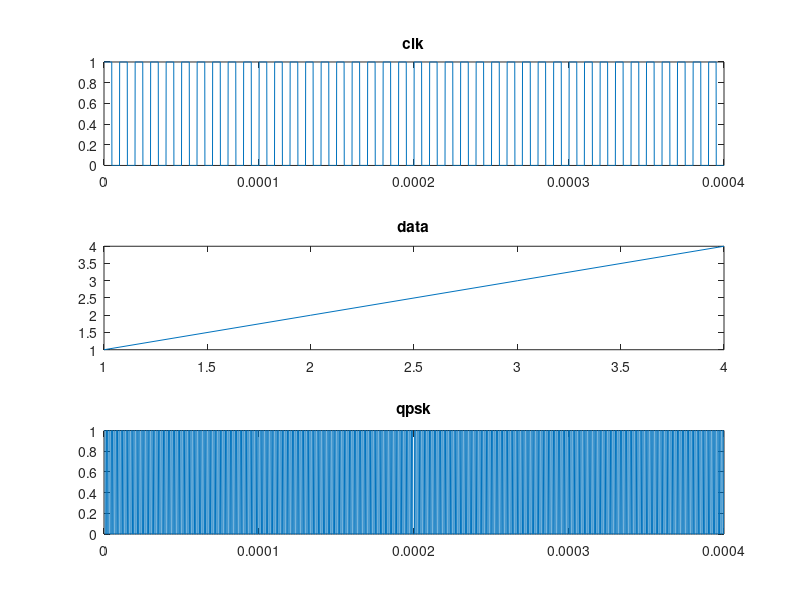
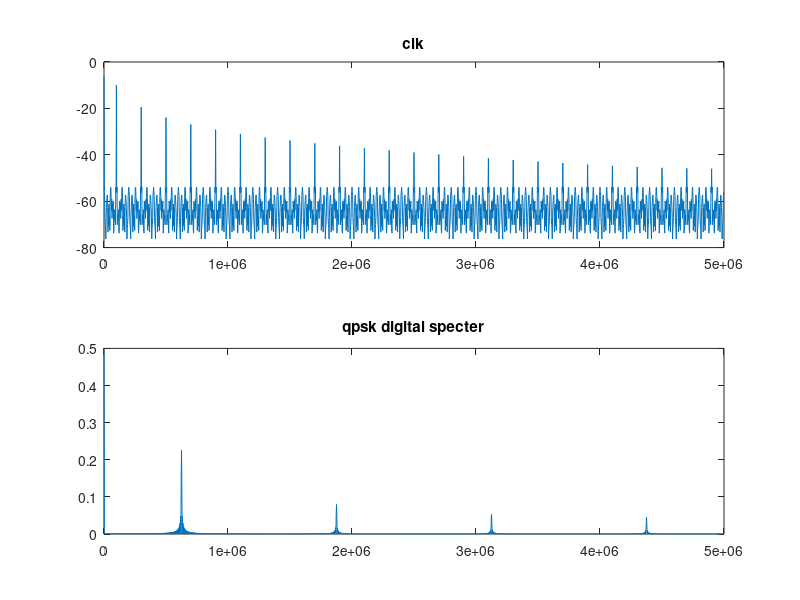

Reproduce these figures in MATLAB, in order. (Note: this script raises an error after producing the figures.)
clc; ; close all;

%% SIMULATION PARAMETERS
DATA_BITS = 1;
SYMBOLS = 2^DATA_BITS;
SYMBOL_RATE = 10;
UPSAMPLING = 100;
DATA_CYCLES = 4;

clk_freq = 100e3;
clk_period = 1/clk_freq;

% for matlab use only, sampling frequency of all simulation
samp_freq = clk_freq * UPSAMPLING;
samp_period = 1/samp_freq;

symbol_period = clk_period * SYMBOL_RATE;
symbol_freq = 1/symbol_period;

N = round(DATA_CYCLES * (symbol_period/samp_period));


%% SIGNALS
% time vector
t = (0:N-1)*samp_period;

% CLK system from PLL1
clk = (square(clk_freq*2*pi*t) + 1)/2;

% data from GNURadio
data = [1, 2, 3, 4];
data_index = 1;

% QPSK from data
qpsk_digital = double(zeros(1,N));

%%%% GENERATES QPSK -> 4 PSK
for i = 1: SYMBOL_RATE*UPSAMPLING :N
    switch data(data_index)
        % phase 0 grades
        case 1
            for j = 0:SYMBOL_RATE*UPSAMPLING-1
                switch mod(j,16)
                    case 0
                        qpsk_digital(i+j) = 1;
                    case 1
                        qpsk_digital(i+j) = 1;
                    case 2
                        qpsk_digital(i+j) = 1;
                    case 3
                        qpsk_digital(i+j) = 1;
                    case 4
                        qpsk_digital(i+j) = 1;
                    case 5
                        qpsk_digital(i+j) = 1;
                    case 6
                        qpsk_digital(i+j) = 1;
                    case 7
                        qpsk_digital(i+j) = 1;
                    case 8
                        qpsk_digital(i+j) = 0;
                    case 9
                        qpsk_digital(i+j) = 0;
                    case 10
                        qpsk_digital(i+j) = 0;
                    case 11
                        qpsk_digital(i+j) = 0;
                    case 12
                        qpsk_digital(i+j) = 0;
                    case 13
                        qpsk_digital(i+j) = 0;
                    case 14
                        qpsk_digital(i+j) = 0;
                    case 15
                        qpsk_digital(i+j) = 0;
                end
            end
        % phase 180 grades
        case 2
            for j = 0:SYMBOL_RATE*UPSAMPLING-1
                switch mod(j,16)
                    case 0
                        qpsk_digital(i+j) = 0;
                    case 1
                        qpsk_digital(i+j) = 0;
                    case 2
                        qpsk_digital(i+j) = 0;
                    case 3
                        qpsk_digital(i+j) = 0;
                    case 4
                        qpsk_digital(i+j) = 0;
                    case 5
                        qpsk_digital(i+j) = 0;
                    case 6
                        qpsk_digital(i+j) = 0;
                    case 7
                        qpsk_digital(i+j) = 0;
                    case 8
                        qpsk_digital(i+j) = 1;
                    case 9
                        qpsk_digital(i+j) = 1;
                    case 10
                        qpsk_digital(i+j) = 1;
                    case 11
                        qpsk_digital(i+j) = 1;
                    case 12
                        qpsk_digital(i+j) = 1;
                    case 13
                        qpsk_digital(i+j) = 1;
                    case 14
                        qpsk_digital(i+j) = 1;
                    case 15
                        qpsk_digital(i+j) = 1;
                end
            end
        % phase 90 grades
        case 3
            for j = 0:SYMBOL_RATE*UPSAMPLING-1
                switch mod(j,16)
                    case 0
                        qpsk_digital(i+j) = 0;
                    case 1
                        qpsk_digital(i+j) = 0;
                    case 2
                        qpsk_digital(i+j) = 0;
                    case 3
                        qpsk_digital(i+j) = 0;
                    case 4
                        qpsk_digital(i+j) = 1;
                    case 5
                        qpsk_digital(i+j) = 1;
                    case 6
                        qpsk_digital(i+j) = 1;
                    case 7
                        qpsk_digital(i+j) = 1;
                    case 8
                        qpsk_digital(i+j) = 1;
                    case 9
                        qpsk_digital(i+j) = 1;
                    case 10
                        qpsk_digital(i+j) = 1;
                    case 11
                        qpsk_digital(i+j) = 1;
                    case 12
                        qpsk_digital(i+j) = 0;
                    case 13
                        qpsk_digital(i+j) = 0;
                    case 14
                        qpsk_digital(i+j) = 0;
                    case 15
                        qpsk_digital(i+j) = 0;
                end
            end
        % phase -90 grades
        case 4
            for j = 0:SYMBOL_RATE*UPSAMPLING-1
                switch mod(j,16)
                    case 0
                        qpsk_digital(i+j) = 1;
                    case 1
                        qpsk_digital(i+j) = 1;
                    case 2
                        qpsk_digital(i+j) = 1;
                    case 3
                        qpsk_digital(i+j) = 1;
                    case 4
                        qpsk_digital(i+j) = 0;
                    case 5
                        qpsk_digital(i+j) = 0;
                    case 6
                        qpsk_digital(i+j) = 0;
                    case 7
                        qpsk_digital(i+j) = 0;
                    case 8
                        qpsk_digital(i+j) = 0;
                    case 9
                        qpsk_digital(i+j) = 0;
                    case 10
                        qpsk_digital(i+j) = 0;
                    case 11
                        qpsk_digital(i+j) = 0;
                    case 12
                        qpsk_digital(i+j) = 1;
                    case 13
                        qpsk_digital(i+j) = 1;
                    case 14
                        qpsk_digital(i+j) = 1;
                    case 15
                        qpsk_digital(i+j) = 1;
                end
            end
    end
    data_index = data_index + 1;
end


%% PLOT
figure(1);
subplot(311);   plot(t, clk);           title('clk');
subplot(312);   plot(data);             title('data');
subplot(313);   plot(t, qpsk_digital);  title('qpsk');


%% FREQUENCY
res_freq = samp_freq/N;
f = (0:N-1)*res_freq;

clk_spec = abs(fft(clk))/N;
qpsk_digital_spec = abs(fft(double(qpsk_digital)))/N;


%% PLOT
figure(2);
subplot(211);   plot(f(1:N/2), mag2db(clk_spec(1:N/2)));            title('clk');
subplot(212);   plot(f(1:N/2), (qpsk_digital_spec(1:N/2)));         title('qpsk digital specter');


%% FILTER
qpsk = filter(BPF_NUM, 1, qpsk_digital); 


%% FREQUENCY
qpsk_filtered_spec = abs(fft(qpsk))/N;


%% PLOT
figure(3);
subplot(211);   plot(t, qpsk);
    title('qpsk filtered');
subplot(212);   plot(f(1:N/2), mag2db(qpsk_filtered_spec(1:N/2)));
    title('qpsk filtered - spect');
    

%% DEMODULATION
carrier_freq = 6.25e5;
osc = cos(carrier_freq*2*pi*t);
i_demod = qpsk .* osc;
osc = sin(carrier_freq*2*pi*t);
q_demod = qpsk .* osc;

i_filtered = filter(BPF_NUM, 1, i_demod); 
q_filtered = filter(BPF_NUM, 1, q_demod); 

qpsk_demod = (i_filtered) + 1i * (q_filtered);
qpsk_message = pskdemod(qpsk_demod, 4);




%% PLOT
figure(8);
% subplot(121);   plot(t, i_filtered);        title('i in time');
% subplot(122);   plot(t, q_filtered);        title('q in time');
plot(t, i_filtered, t, q_filtered);         title('i-q in time');

figure(7);
subplot(121);   histogram(i_filtered);      title('i histogram');
subplot(122);   histogram(q_filtered);      title('q histogram');

% figure(5);
subplot(121);   scatterplot(qpsk_demod);	title('qpsk demod');
subplot(122);   scatterplot(qpsk_message);	title('qpsk message');

figure(4);
subplot(121);   plot(qpsk_message);         title('message in time');
subplot(122);   histogram(qpsk_message);    title('message histogram');


